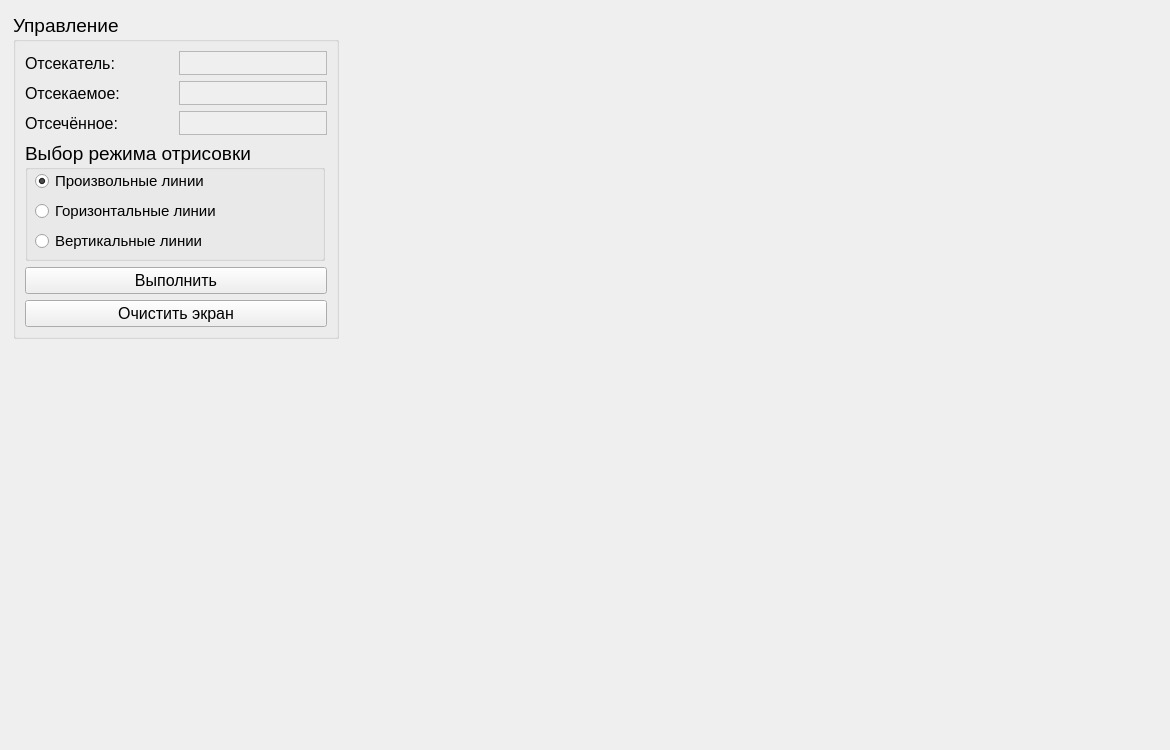
<?xml version="1.0" encoding="UTF-8"?>
<ui version="4.0">
 <class>MainWindow</class>
 <widget class="QMainWindow" name="MainWindow">
  <property name="enabled">
   <bool>true</bool>
  </property>
  <property name="geometry">
   <rect>
    <x>0</x>
    <y>0</y>
    <width>1170</width>
    <height>750</height>
   </rect>
  </property>
  <property name="minimumSize">
   <size>
    <width>1170</width>
    <height>750</height>
   </size>
  </property>
  <property name="maximumSize">
   <size>
    <width>1170</width>
    <height>750</height>
   </size>
  </property>
  <property name="mouseTracking">
   <bool>true</bool>
  </property>
  <property name="windowTitle">
   <string>Лабораторная работа №7</string>
  </property>
  <widget class="QWidget" name="centralwidget">
   <widget class="QLabel" name="label">
    <property name="geometry">
     <rect>
      <x>342</x>
      <y>10</y>
      <width>820</width>
      <height>730</height>
     </rect>
    </property>
    <property name="mouseTracking">
     <bool>true</bool>
    </property>
    <property name="autoFillBackground">
     <bool>true</bool>
    </property>
    <property name="text">
     <string/>
    </property>
    <property name="scaledContents">
     <bool>false</bool>
    </property>
   </widget>
   <widget class="QWidget" name="layoutWidget">
    <property name="geometry">
     <rect>
      <x>13</x>
      <y>13</y>
      <width>326</width>
      <height>731</height>
     </rect>
    </property>
    <layout class="QVBoxLayout" name="verticalLayout_3">
     <item>
      <widget class="QGroupBox" name="Manage">
       <property name="sizePolicy">
        <sizepolicy hsizetype="Expanding" vsizetype="Maximum">
         <horstretch>0</horstretch>
         <verstretch>0</verstretch>
        </sizepolicy>
       </property>
       <property name="font">
        <font>
         <pointsize>14</pointsize>
        </font>
       </property>
       <property name="title">
        <string>Управление</string>
       </property>
       <layout class="QVBoxLayout" name="verticalLayout">
        <item>
         <layout class="QHBoxLayout" name="horizontalLayout_6">
          <item>
           <widget class="QLabel" name="labelCutter">
            <property name="font">
             <font>
              <pointsize>12</pointsize>
             </font>
            </property>
            <property name="text">
             <string>Отсекатель:</string>
            </property>
           </widget>
          </item>
          <item>
           <widget class="QFrame" name="frame">
            <property name="sizePolicy">
             <sizepolicy hsizetype="Preferred" vsizetype="Preferred">
              <horstretch>0</horstretch>
              <verstretch>0</verstretch>
             </sizepolicy>
            </property>
            <property name="frameShape">
             <enum>QFrame::StyledPanel</enum>
            </property>
            <property name="frameShadow">
             <enum>QFrame::Raised</enum>
            </property>
            <layout class="QHBoxLayout" name="horizontalLayout_3">
             <property name="spacing">
              <number>0</number>
             </property>
             <property name="leftMargin">
              <number>0</number>
             </property>
             <property name="topMargin">
              <number>0</number>
             </property>
             <property name="rightMargin">
              <number>0</number>
             </property>
             <property name="bottomMargin">
              <number>0</number>
             </property>
             <item>
              <widget class="QLabel" name="labelColourCutter">
               <property name="sizePolicy">
                <sizepolicy hsizetype="Preferred" vsizetype="Expanding">
                 <horstretch>0</horstretch>
                 <verstretch>0</verstretch>
                </sizepolicy>
               </property>
               <property name="autoFillBackground">
                <bool>true</bool>
               </property>
               <property name="text">
                <string/>
               </property>
              </widget>
             </item>
            </layout>
           </widget>
          </item>
         </layout>
        </item>
        <item>
         <layout class="QHBoxLayout" name="horizontalLayout_7">
          <item>
           <widget class="QLabel" name="labelLineOut">
            <property name="font">
             <font>
              <pointsize>12</pointsize>
             </font>
            </property>
            <property name="text">
             <string>Отсекаемое:</string>
            </property>
           </widget>
          </item>
          <item>
           <widget class="QFrame" name="frame_2">
            <property name="sizePolicy">
             <sizepolicy hsizetype="Preferred" vsizetype="Preferred">
              <horstretch>0</horstretch>
              <verstretch>0</verstretch>
             </sizepolicy>
            </property>
            <property name="frameShape">
             <enum>QFrame::StyledPanel</enum>
            </property>
            <property name="frameShadow">
             <enum>QFrame::Raised</enum>
            </property>
            <layout class="QHBoxLayout" name="horizontalLayout_4">
             <property name="spacing">
              <number>0</number>
             </property>
             <property name="leftMargin">
              <number>0</number>
             </property>
             <property name="topMargin">
              <number>0</number>
             </property>
             <property name="rightMargin">
              <number>0</number>
             </property>
             <property name="bottomMargin">
              <number>0</number>
             </property>
             <item>
              <widget class="QLabel" name="labelColourLineOut">
               <property name="sizePolicy">
                <sizepolicy hsizetype="Preferred" vsizetype="Expanding">
                 <horstretch>0</horstretch>
                 <verstretch>0</verstretch>
                </sizepolicy>
               </property>
               <property name="autoFillBackground">
                <bool>true</bool>
               </property>
               <property name="text">
                <string/>
               </property>
              </widget>
             </item>
            </layout>
           </widget>
          </item>
         </layout>
        </item>
        <item>
         <layout class="QHBoxLayout" name="horizontalLayout_8">
          <item>
           <widget class="QLabel" name="labelLineIn">
            <property name="font">
             <font>
              <pointsize>12</pointsize>
             </font>
            </property>
            <property name="text">
             <string>Отсечённое:</string>
            </property>
           </widget>
          </item>
          <item>
           <widget class="QFrame" name="frame_3">
            <property name="sizePolicy">
             <sizepolicy hsizetype="Preferred" vsizetype="Preferred">
              <horstretch>0</horstretch>
              <verstretch>0</verstretch>
             </sizepolicy>
            </property>
            <property name="frameShape">
             <enum>QFrame::StyledPanel</enum>
            </property>
            <property name="frameShadow">
             <enum>QFrame::Raised</enum>
            </property>
            <layout class="QHBoxLayout" name="horizontalLayout_5">
             <property name="spacing">
              <number>0</number>
             </property>
             <property name="leftMargin">
              <number>0</number>
             </property>
             <property name="topMargin">
              <number>0</number>
             </property>
             <property name="rightMargin">
              <number>0</number>
             </property>
             <property name="bottomMargin">
              <number>0</number>
             </property>
             <item>
              <widget class="QLabel" name="labelColourLineIn">
               <property name="sizePolicy">
                <sizepolicy hsizetype="Preferred" vsizetype="Expanding">
                 <horstretch>0</horstretch>
                 <verstretch>0</verstretch>
                </sizepolicy>
               </property>
               <property name="autoFillBackground">
                <bool>true</bool>
               </property>
               <property name="text">
                <string/>
               </property>
              </widget>
             </item>
            </layout>
           </widget>
          </item>
         </layout>
        </item>
        <item>
         <widget class="QGroupBox" name="groupBox_2">
          <property name="minimumSize">
           <size>
            <width>300</width>
            <height>120</height>
           </size>
          </property>
          <property name="maximumSize">
           <size>
            <width>300</width>
            <height>120</height>
           </size>
          </property>
          <property name="font">
           <font>
            <pointsize>14</pointsize>
           </font>
          </property>
          <property name="title">
           <string>Выбор режима отрисовки</string>
          </property>
          <widget class="QRadioButton" name="horizontalMode">
           <property name="geometry">
            <rect>
             <x>10</x>
             <y>60</y>
             <width>311</width>
             <height>20</height>
            </rect>
           </property>
           <property name="font">
            <font>
             <pointsize>11</pointsize>
            </font>
           </property>
           <property name="text">
            <string>Горизонтальные линии</string>
           </property>
          </widget>
          <widget class="QRadioButton" name="noMode">
           <property name="geometry">
            <rect>
             <x>10</x>
             <y>30</y>
             <width>311</width>
             <height>20</height>
            </rect>
           </property>
           <property name="font">
            <font>
             <pointsize>11</pointsize>
            </font>
           </property>
           <property name="text">
            <string>Произвольные линии</string>
           </property>
           <property name="checked">
            <bool>true</bool>
           </property>
          </widget>
          <widget class="QRadioButton" name="verticalMode">
           <property name="geometry">
            <rect>
             <x>10</x>
             <y>90</y>
             <width>311</width>
             <height>20</height>
            </rect>
           </property>
           <property name="font">
            <font>
             <pointsize>11</pointsize>
            </font>
           </property>
           <property name="text">
            <string>Вертикальные линии</string>
           </property>
           <property name="checked">
            <bool>false</bool>
           </property>
          </widget>
         </widget>
        </item>
        <item>
         <widget class="QPushButton" name="pushButtonProc">
          <property name="maximumSize">
           <size>
            <width>16777215</width>
            <height>30</height>
           </size>
          </property>
          <property name="font">
           <font>
            <pointsize>12</pointsize>
           </font>
          </property>
          <property name="text">
           <string>Выполнить</string>
          </property>
         </widget>
        </item>
        <item>
         <widget class="QPushButton" name="pushButtonScreenClean">
          <property name="maximumSize">
           <size>
            <width>16777215</width>
            <height>30</height>
           </size>
          </property>
          <property name="font">
           <font>
            <pointsize>12</pointsize>
           </font>
          </property>
          <property name="text">
           <string>Очистить экран</string>
          </property>
         </widget>
        </item>
       </layout>
      </widget>
     </item>
     <item>
      <spacer name="verticalSpacer">
       <property name="orientation">
        <enum>Qt::Vertical</enum>
       </property>
       <property name="sizeHint" stdset="0">
        <size>
         <width>20</width>
         <height>40</height>
        </size>
       </property>
      </spacer>
     </item>
    </layout>
   </widget>
  </widget>
 </widget>
 <resources/>
 <connections/>
</ui>
